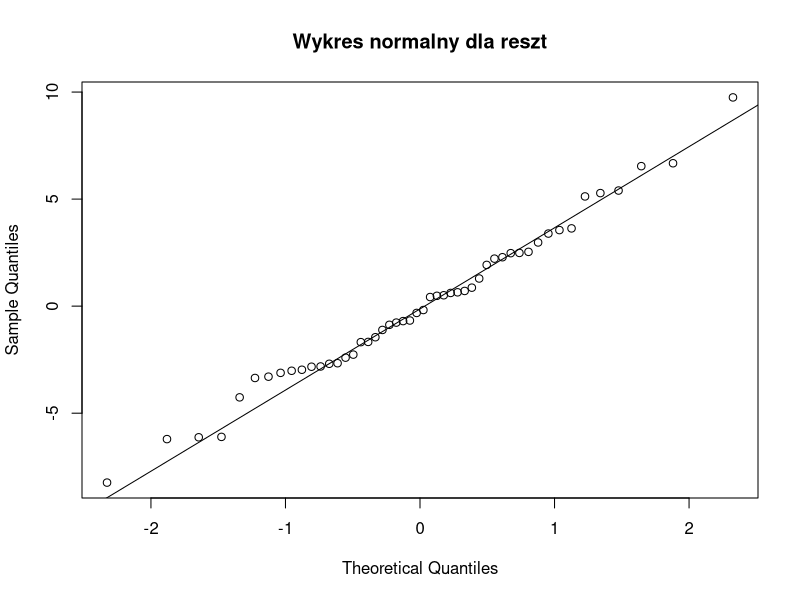
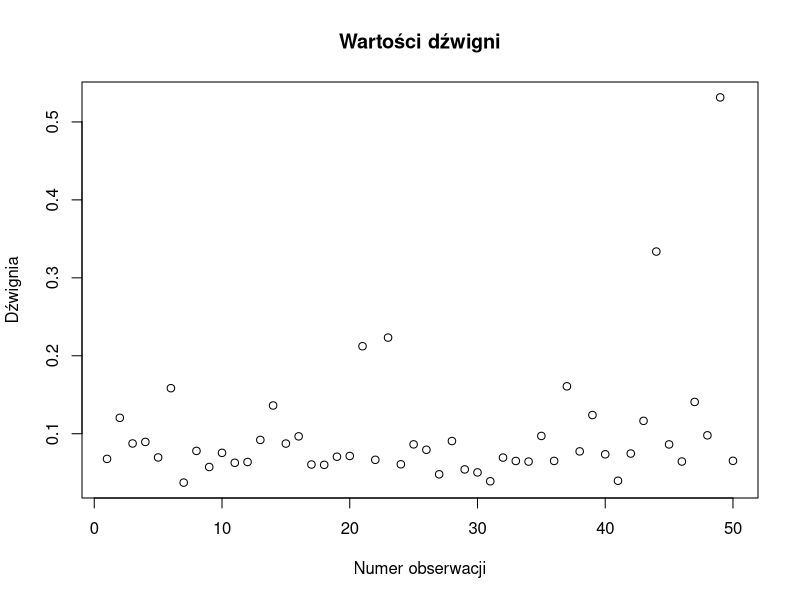

The R source for these figures, in order: (Note: this script raises an error after producing the figures.)
# Wczytanie danych z pliku "savings.txt" z separatorem przecinka
data <- read.table("savings.txt", header = TRUE, sep = ",")

# Wyświetlenie pierwszych kilku wierszy danych
head(data)

summary(data) # Podsumowanie danych
model <- lm(Savings ~ dpi + ddpi + pop15 + pop75, data = data)
summary(model) # Podsumowanie modelu

# b) Reszty
residuals <- residuals(model)

qqnorm(residuals, main = "Wykres normalny dla reszt")
qqline(residuals)

min_residual_idx <- which.min(residuals)
max_residual_idx <- which.max(residuals)

country_min_residual <- data$sr[min_residual_idx]
country_max_residual <- data$sr[max_residual_idx]

min_residual <- residuals[min_residual_idx]
max_residual <- residuals[max_residual_idx]

cat("Kraj z najmniejszą resztą:", country_min_residual, "Reszta:", min_residual, "\n")
cat("Kraj z największą resztą:", country_max_residual, "Reszta:", max_residual, "\n")

# c) Obliczenie dźwigni (leverage)
leverage <- hatvalues(model)

plot(leverage, main = "Wartości dźwigni", xlab = "Numer obserwacji", ylab = "Dźwignia")
student_residuals <- rstudent(model)

large_leverage <- which(leverage > (2 * mean(leverage)))
large_student_residuals <- which(abs(student_residuals) > 2)

cat("Obserwacje z dużymi wartościami dźwigni:", large_leverage, "\n")
cat("Obserwacje z dużymi resztami studentyzowanymi:", large_student_residuals, "\n")

cat("Wartości reszt studentyzowanych dla obserwacji z dużymi resztami studentyzowanymi:", "\n")
cat(student_residuals[c(7, 46)], "\n")
cat("Wartości dźwigni dla obserwacji z dużymi wartościami dźwigni:", "\n")
cat(leverage[c(21, 23, 44, 49)], "\n")

# d) Wyznaczenie miar DFFITS i DFBETAS
dffits_values <- dffits(model)
dfbetas_values <- dfbetas(model)

cook_distance <- cooks.distance(model)

print("Miary DFFITS:")
print(dffits_values)
print("Miary DFBETAS:")
print(dfbetas_values)
print("Odległości Cooka:")
print(cook_distance)

# Próg dla odległości Cooka
threshold <- 0.1

influential_observations <- which(cook_distance > threshold)

print("Obserwacje wpływowe:")
print(influential_observations)

# e) Max Cooke'a
max_cook_index <- which.max(cook_distance)

data_without_outlier <- data[-max_cook_index, ]
new_model <- lm(Savings ~ dpi + ddpi + pop15 + pop75, data = data_without_outlier)

summary(new_model)

# f
coefficients_df <- as.data.frame(summary(new_model)$coefficients)

coefficients_pop <- coefficients_df[c("pop15", "pop75"), "Estimate"]

coefficients_pop_df <- data.frame(variable = c("pop15", "pop75"), Estimate = coefficients_pop)

# wykres
ggplot(coefficients_pop_df, aes(x = variable, y = Estimate)) +
  geom_col(fill = "lightblue") +
  labs(title = "Zmiany wartości współczynników dla zmiennych pop15 i pop75",
       x = "Zmienna", y = "Wartość współczynnika") +
  theme_minimal()

# Wyciągnij współczynniki z modelu
coefficients <- coef(new_model)

print(coefficients["pop15"])
print(coefficients["pop75"])

max_index_pop15 <- which.max(abs(coefficients_df["pop15", "Estimate"]))
country_max_pop15 <- rownames(coefficients_df)[max_index_pop15]
print(country_max_pop15)


